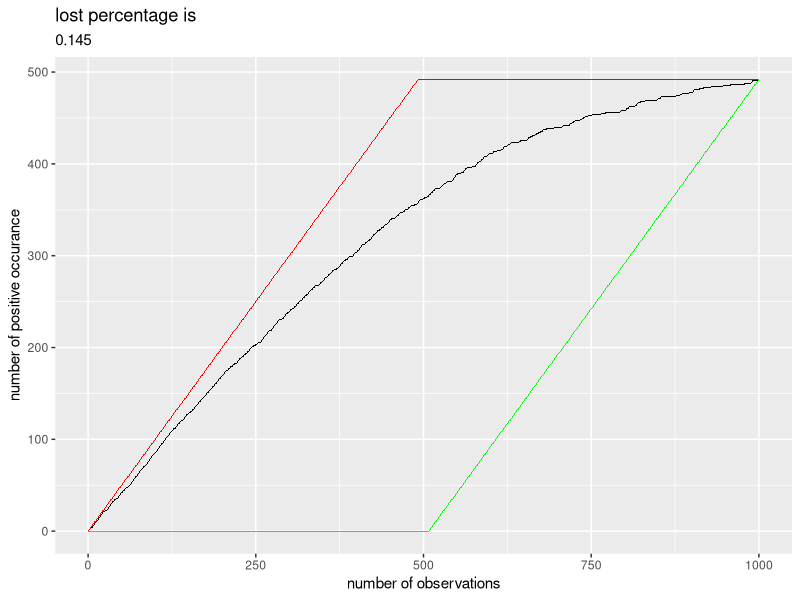
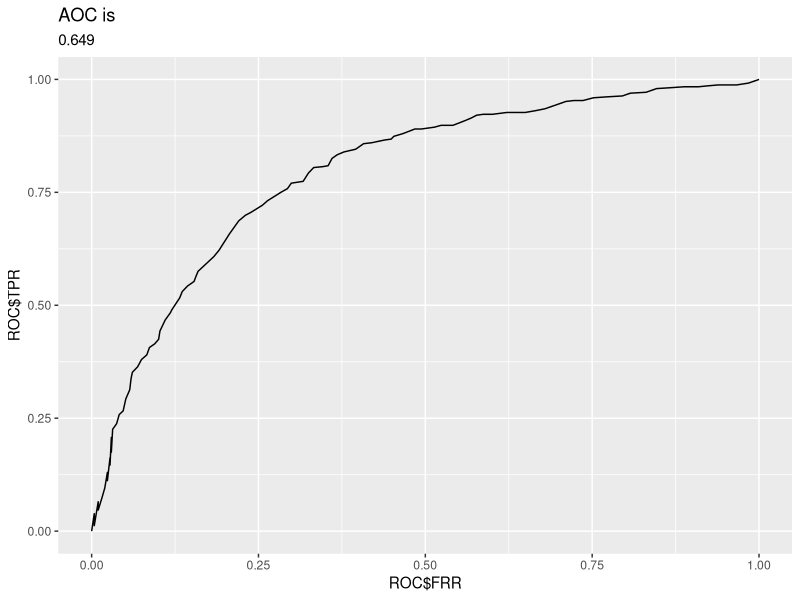

These charts were generated, in order, by the following R code:
## ---- chunk 1
knitr::opts_chunk$set(echo = TRUE)
library(ggplot2)
## ---- chunk 2
dat<-read.csv("example.csv")
head(dat,5)
## ---- chunk 3
dat<-dat[order(-dat$Propensity),]
for (i in 1:nrow(dat)) {
  dat$accum[i]<-sum(dat$Actual.Class[1:i])  
}
positive<-dat[dat$Actual.Class==1,]
negative<-dat[dat$Actual.Class==0,]
perfect<-c(1:nrow(positive),rep(nrow(positive),nrow(negative)))
worst<-c(rep(0,nrow(negative)),1:nrow(positive))
plt<-data.frame(dat$accum,perfect,worst)
#lift chart
G1<-ggplot(data = plt,aes(y=dat$accum,x=1:1000))+geom_point(shape = ".",colour = 'black')+geom_point(aes(y=plt$perfect,x=1:1000), shape = ".",colour = 'red')+geom_point(aes(y=plt$worst,x=1:1000), shape = ".",colour = 'green')+labs(x="number of observations",y="number of positive occurance")
#need to know the exact loss function
loss<-(perfect-plt$dat.accum)/perfect
mean((perfect-plt$dat.accum)/perfect)
G1+ggtitle("lost percentage is ",round(mean((perfect-plt$dat.accum)/perfect),3))
## ---- chunk 4
# make new variables
dat$prediction<- -1
#define my function
myfunc<-function(cutoff){
  #not necessary to use for loops and ifelse
  #matrix manipulation is alwats clear and faster
  #make prediction based on cutoff
  dat[dat$Propensity>cutoff,]$prediction<-1
  dat[dat$Propensity<=cutoff,]$prediction<-0
  #proportion of actual positives that are correctly identified
  TPR<-nrow(dat[dat$Actual.Class==1&dat$prediction==1,])/nrow(dat[dat$Actual.Class==1,])
  #proportion of actual negatives that are correctly identified
  FRR<-nrow(dat[dat$Actual.Class==0&dat$prediction==1,])/nrow(dat[dat$Actual.Class==0,])
  return(data.frame(cutoff,TPR,FRR))
}
## ---- chunk 5
#return ROC
ROC<-data.frame(cutoff=0,TPR=0,FRR=0)
#
for (i in seq(0.01,0.99,0.01)) {
  ROC<-rbind(ROC,myfunc(i))
}
ROC<-rbind(ROC,data.frame(cutoff=1,TPR=1,FRR=1))
head(ROC,5)
## ---- chunk 6
G2<-ggplot(data=ROC,aes(x=ROC$FRR,y=ROC$TPR))
G2+geom_line()+ggtitle("AOC is",round(mean(ROC$TPR),3))
